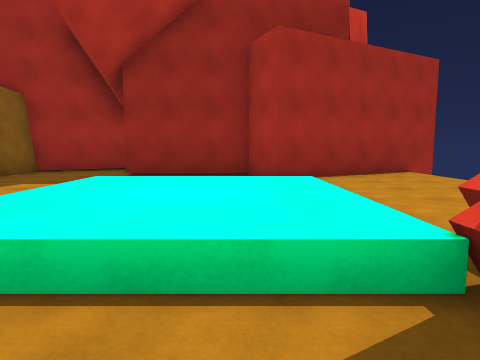
view 1 (above)

17 first-person views from a walk through a Unity game level. The camera is 1.3 m above the floor, tilts 6° down and sees 75° across. The floor is counted in squares, 2 m on a side. Each view is taken from the middle of a square. On the plan, view 1 faces up. The plan holds only what a view shows up to about 10 squares ahead; the rest is blank. The place goes on beyond the plan.

view 2
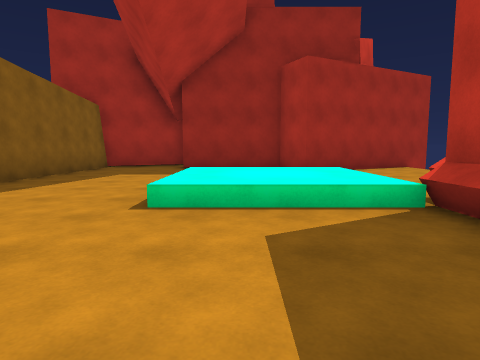

view 3
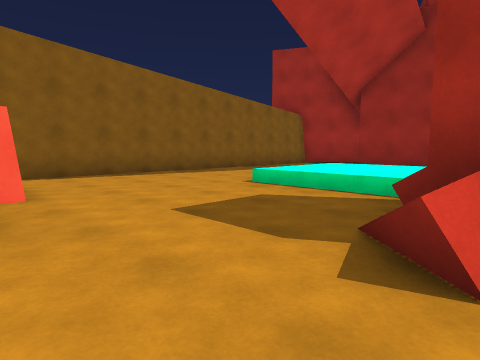

view 4
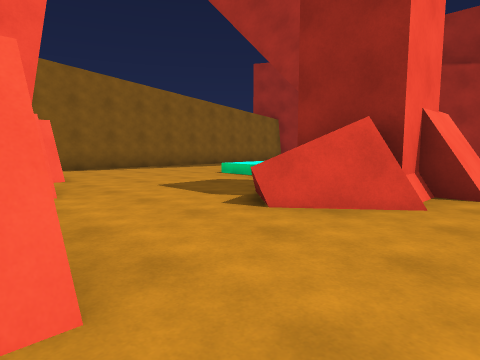

view 5
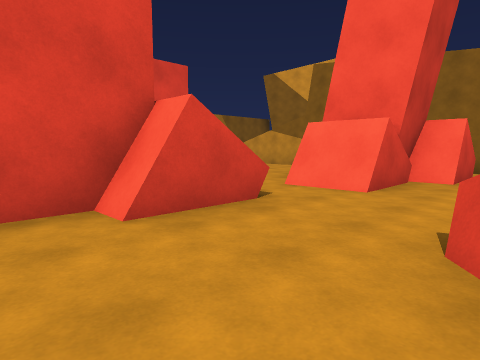

view 6
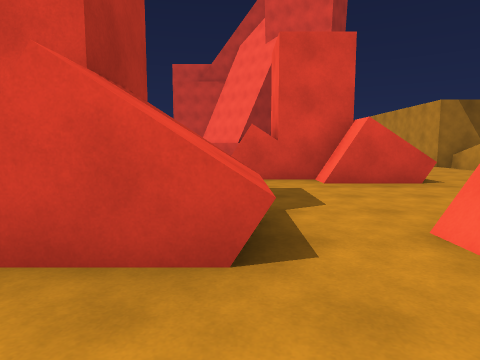

view 7
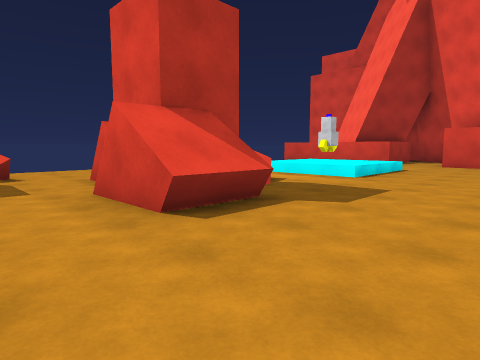

view 8
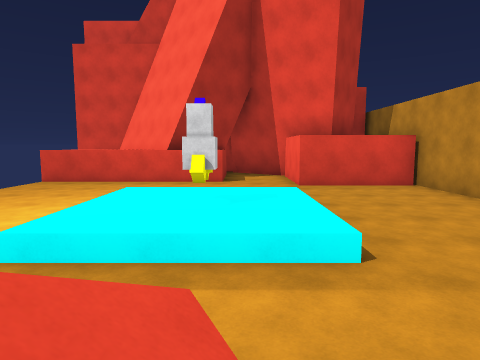

view 9
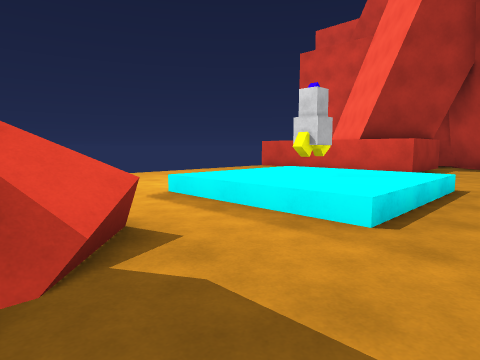

view 10
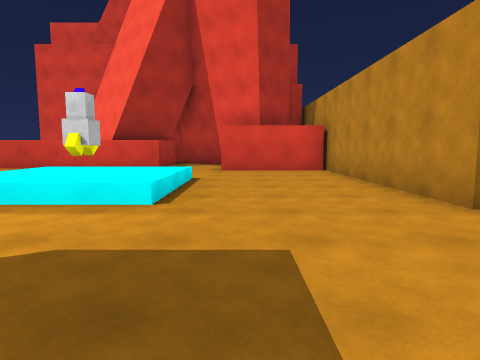

view 11
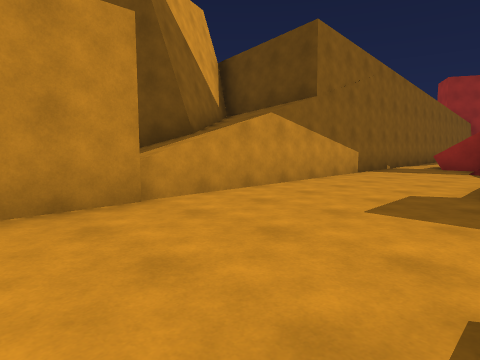

view 12
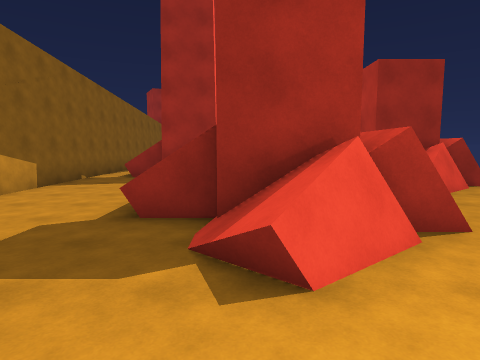

view 13
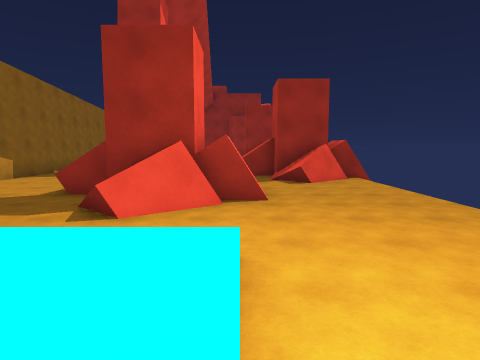

view 14
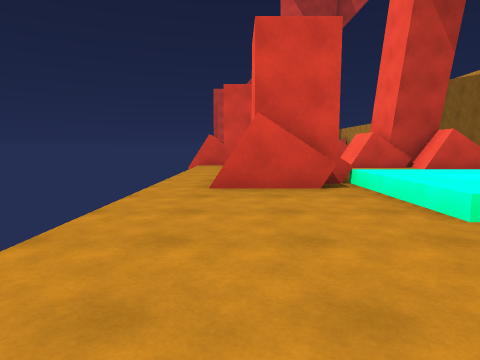

view 15
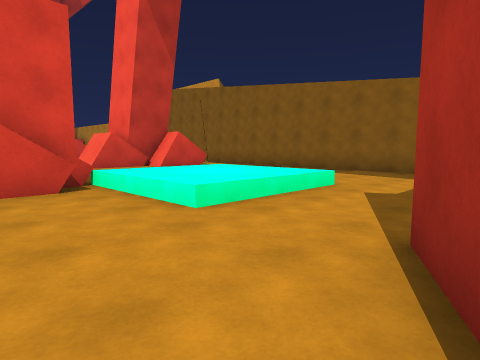

view 16
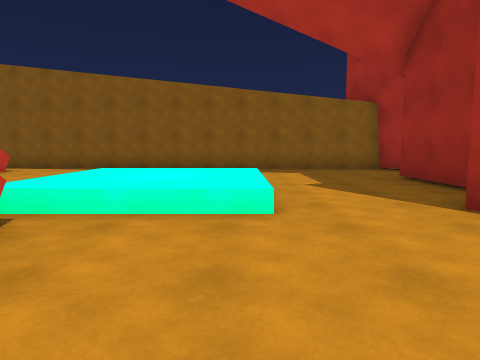

view 17
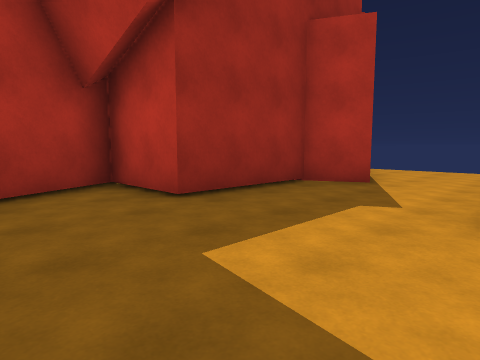

### Floor plan
Key: @ floor where view 1 was taken; # wall or solid block; . main floor; : floor 0.5 m higher than the main floor; / step, stairs or slope; = window, fence, low wall or low ledge; ^ raised ledge; O other object.
Columns run from 8 left of view 1 to 5 right of it. Each row starts with its distance up from view 1.
 10     ###
  9   ###.#
  8   #...########
  7   #......##..
  6   #..........
  5   #..........
  4   #.../::/...
  3   #.../::/...
  2   #.../::/^#.
  1   #......###.
  0   #.....@###.
 -1   #.......=..
 -2   #..........
 -3   #.^###.....
 -4   #..###.^#..
 -5   #../ ..^###
 -6   #.......//##
 -7   #......./=.
 -8   #...##.....
 -9   #...^###...
-10 ###..../=....
-11 ^^#....=/....
-12   ^..........
-13   #.../::/...
-14   #.../O:/...
-15   #.../::/...
-16   #....   ...
-17   #....   ...
-18   ####.......
-19      #..######
-20      #..#
-21      ##.#
-22       ###

Where each view was taken, in squares from view 1:
view 1: 0 up, 0 right, facing up
view 2: 2 down, 1 left, facing up
view 3: 3 down, 2 right, facing up-left
view 4: 4 down, 4 right, facing up-left
view 5: 1 down, 4 right, facing down-left
view 6: 2 down, 1 right, facing down
view 7: 6 down, 5 left, facing down-right
view 8: 10 down, 1 left, facing down
view 9: 10 down, 3 left, facing down-right
view 10: 9 down, 3 left, facing down
view 11: 14 down, 2 left, facing up-left
view 12: 13 down, 1 left, facing up
view 13: 15 down, 1 right, facing up
view 14: 7 up, 3 right, facing down
view 15: 7 up, 3 right, facing down-left
view 16: 4 up, 4 right, facing left
view 17: 4 up, 5 left, facing up-right
